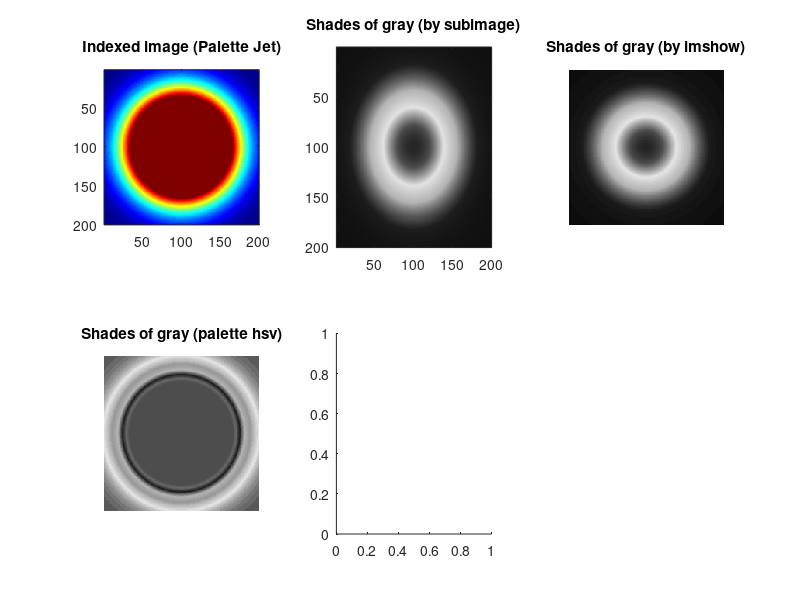

Here is the MATLAB script that generated this plot: (Note: this script raises an error after producing the figure.)
clear; close all

% Setting the values of variables 
A = 256; % Color depth 
N = 200; % The width and height of the image matrix 
s = 4; % Size
i = 1:N;
r = 0.1 * (i - N / 2);% forming an image matrix according to the corresponding formula 
f = exp(-r.^2/2/s^2);
M = A * (f' * f);


% 1 task
colormap(subplot(2,3,1), 'Jet'), image(M);
axis('image');
title("Indexed image (Palette Jet)");

% 2 task
subplot(2,3,2), subimage(ind2gray(uint8(M),jet(256)));
title("Shades of gray (by subimage)");

% 3 task
subplot(2,3,3), imshow(ind2gray(uint8(M),jet(256)));
title("Shades of gray (by imshow)");

% 4 task
subplot(2,3,4), imshow(ind2gray(uint8(M),hsv));
title("Shades of gray (palette hsv)");

% 5 tasks
subplot(2,3,5), imshow(im2bw(uint8(M), hot));
title("Indexed image (Palette hot)");

% 6 tasks
Mr=M;
Mg=256-M;
Mb=(2^8)*cos(2*pi*log(M))^3;
im = cat(3, Mr, Mg, Mb);
subplot(2,3,6), imshow(uint8(im));
title("Colored image")
